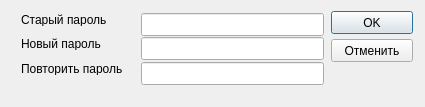
<?xml version="1.0" encoding="UTF-8"?><ui version="4.0"><class>Ch_password2Dialog</class>
<widget class="QDialog">
<property name="geometry">
    <rect>
     <x>0</x>
     <y>0</y>
     <width>425</width>
     <height>107</height>
    </rect>
   </property>
<property name="windowTitle"><string>Смена пароля</string></property>
<widget class="QPushButton" name="push_Ok">
<property name="geometry">
    <rect>
     <x>331</x>
     <y>11</y>
     <width>82</width>
     <height>23</height>
    </rect>
   </property>
<property name="text"><string>OK</string></property>
</widget>
<widget class="QPushButton" name="push_Cancel">
<property name="geometry">
    <rect>
     <x>331</x>
     <y>39</y>
     <width>82</width>
     <height>23</height>
    </rect>
   </property>
<property name="text"><string>Отменить</string></property>
</widget>
<widget class="QLabel" name="label_Static1">
<property name="geometry">
    <rect>
     <x>21</x>
     <y>13</y>
     <width>112</width>
     <height>13</height>
    </rect>
   </property>
<property name="text"><string>Старый пароль</string></property>
</widget>
<widget class="QLabel" name="label_Static2">
<property name="geometry">
    <rect>
     <x>21</x>
     <y>37</y>
     <width>82</width>
     <height>13</height>
    </rect>
   </property>
<property name="text"><string>Новый пароль</string></property>
</widget>
<widget class="QLabel" name="label_Static3">
<property name="geometry">
    <rect>
     <x>21</x>
     <y>62</y>
     <width>103</width>
     <height>13</height>
    </rect>
   </property>
<property name="text"><string>Повторить пароль</string></property>
</widget>
<widget class="QLineEdit" name="edit_Oldpassword">
<property name="geometry">
    <rect>
     <x>141</x>
     <y>13</y>
     <width>183</width>
     <height>23</height>
    </rect>
   </property>
</widget>
<widget class="QLineEdit" name="edit_Password">
<property name="geometry">
    <rect>
     <x>141</x>
     <y>37</y>
     <width>183</width>
     <height>23</height>
    </rect>
   </property>
</widget>
<widget class="QLineEdit" name="edit_Password2">
<property name="geometry">
    <rect>
     <x>141</x>
     <y>62</y>
     <width>183</width>
     <height>23</height>
    </rect>
   </property>
</widget>
</widget>
<buttongroups>
</buttongroups>
</ui>
